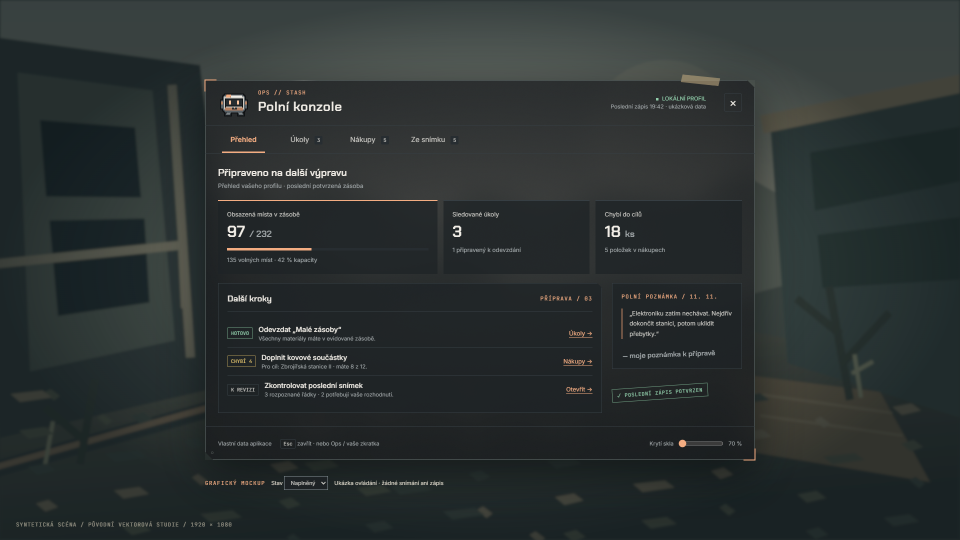
#> input picture docs/design/overlay/states/opacity-70.png, 1920 x 1080 px (shown at 1/2 size); its folder holds 6 pictures in this run
$ python build_states.py
#> lines starting #> are read from the running program, lines starting #| are printed output that depends on the picture
"""Assemble the state sheet from exact browser exports. No app files changed."""
from pathlib import Path
from PIL import Image, ImageDraw, ImageFont

ROOT = Path(__file__).resolve().parents[1]
FONT = ROOT/'assets/fonts'
ui = ImageFont.truetype(str(FONT/'Inter.ttf'),16)
small = ImageFont.truetype(str(FONT/'Inter.ttf'),13)
head = ImageFont.truetype(str(FONT/'ChakraPetch-SemiBold.ttf'),30)
label = ImageFont.truetype(str(FONT/'JetBrainsMono.ttf'),16)
im = Image.new('RGB',(1800,1548),'#141719')
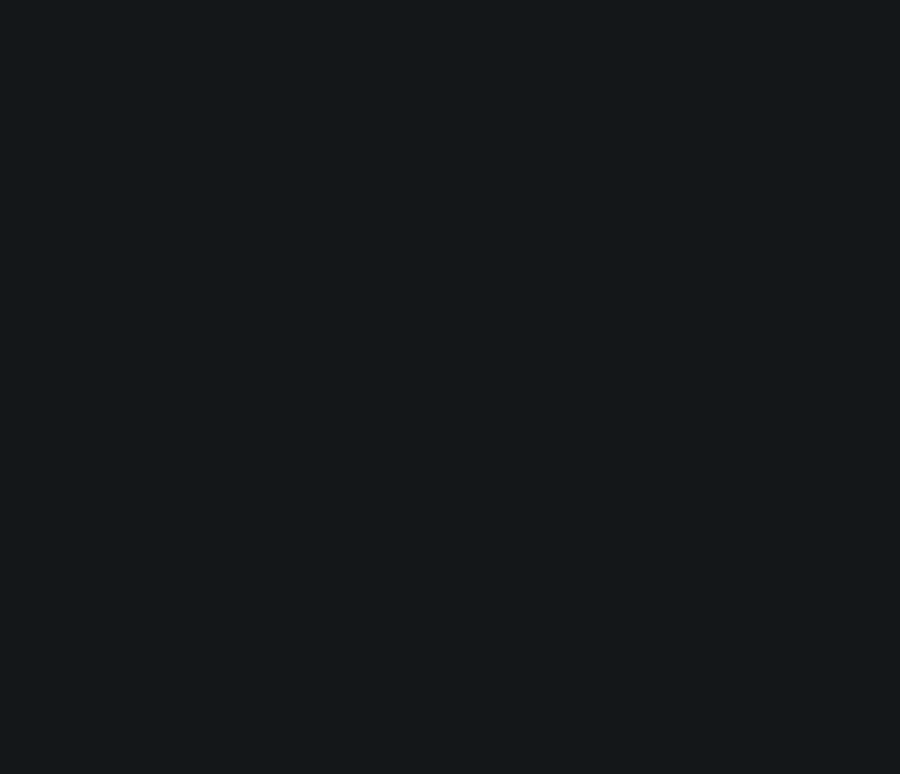
#> im: PIL image 1800x1548 RGB (shown at 1/2 size); mean R, G, B 20, 23, 25
d = ImageDraw.Draw(im)
d.text((30,22),'OPS // OVERLAY — LIST STAVŮ',font=head,fill='#F2EEE7')
d.text((30,68),'Panel 1100 × 760 · exporty 1920 × 1080 · výřezy 1:2, detaily ovládání 1:1 · syntetická scéna',font=ui,fill='#A2A8AA')
states = [
    ('opacity-70','KRYTÍ 70 %','Nejvíc kontextu; text zůstává neprůhledný.'),
    ('opacity-90','KRYTÍ 90 % / VÝCHOZÍ','Rovnováha čitelnosti a matného skla.'),
    ('opacity-100','KRYTÍ 100 %','Plný grafit; pozadí se pod panelem neukazuje.'),
    ('focus','FOKUS / KLÁVESNICE','2px meruňkový obrys, odsazení 3 px.'),
    ('hover','HOVER / POTVRZENÍ','Světlejší meruňka, tmavý text akce.'),
    ('empty','PRÁZDNÝ STAV / ZE SNÍMKU','Jeden jasný krok: pořídit první snímek.'),
    ('error','CHYBA / BEZ INVENTÁŘE','Snímek zahozen, zásoba beze změny.'),
]
for i,(name,title,desc) in enumerate(states):
    x=30+(i%3)*590; y=112+(i//3)*460
    d.text((x,y),title,font=label,fill='#F4AD82')
    screenshot=Image.open(ROOT/f'states/{name}.png').convert('RGB')
#> screenshot is the input picture: PIL image 1920x1080 RGB; mean R, G, B 42.8, 49.1, 48.9
    # Half-sized full panel plus 16px of surrounding context. Exact integer ratio.
    crop=screenshot.crop((394,144,1526,936)).resize((566,396),Image.Resampling.NEAREST)
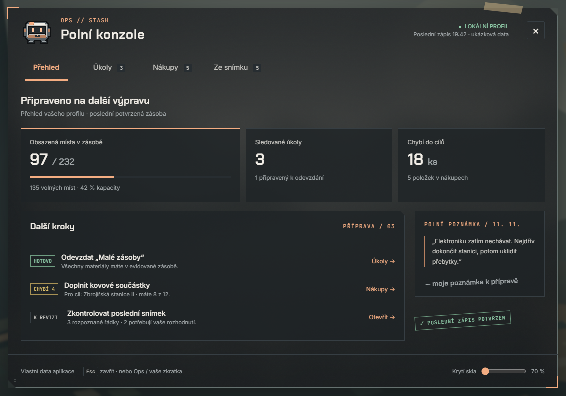
#> crop: PIL image 566x396 RGB; mean R, G, B 43.1, 46.7, 47.3
    im.paste(crop,(x,y+28))
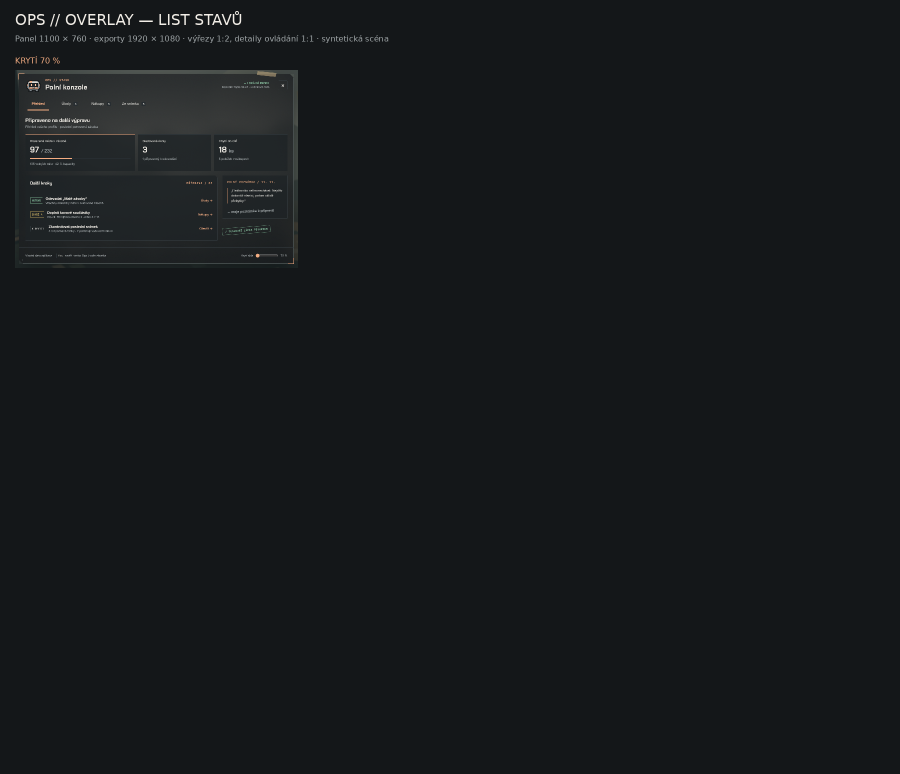
#> im: PIL image 1800x1548 RGB (shown at 1/2 size); mean R, G, B 22.2, 25.2, 27.1
#> (the run stopped early here; a loop or call above may not have finished)
